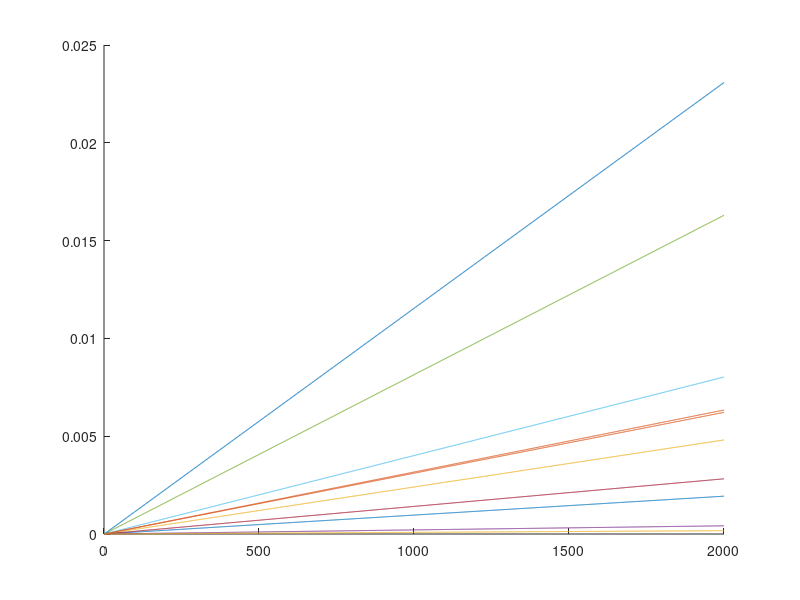

This figure's MATLAB source:
% Desenvolvendo algoritmo para calculo simples TRI
% Ref.: [BOOK] Andrade, TRI Conceitos e Aplicações 
%       http://egov.ufsc.br/portal/sites/default/files/livrotri.pdf
%
% Author: Victor Jatoba
% Date: 11/18/16 [mm/dd/yy]

N = 1000;

% Attributes
betas = rand(1,N); % Generating N randon betas
c = rand(1,N); % Generating N randon betas
a = deal(ones(1,N)); % Generating N randon betas
theta = 1.0;
D = 1;

L = @(theta,a,b,D) D.*a.*(theta-b); % Logistic deviation
Pji = @(theta,a,b,c,D) c + (1 - c).* 1./(1 + exp(-L(theta,a,b,D))); % Logit function ML3
Qji = @(theta,a,b,c,D) 1 - Pji(theta,a,b,c,D);

P_star = @(theta,a,b,D) 1./(1 + exp(-L(theta,a,b,D))); % Logit function ML2
Q_star = @(theta,a,b,D) 1 - P_star(theta,a,b,D);
Wji = @(theta,a,b,c,D) (P_star(theta,a,b,D).*Q_star(theta,a,b,D))./ (Pji(theta,a,b,c,D).*Qji(theta,a,b,c,D)); % Ponderacao

% Log likelihood Function
log_likelihood = @(Y,theta,a,b,c,D) sum(Y.* log(Pji(theta,a,b,c,D)) + (1 - Y).* log(Qji(theta,a,b,c,D)));

% Derivative of theta parameter
derivative_theta = @(Y,theta,a,b,c,D) D.*sum((a.*(1-c)).* (Y-Pji(theta,a,b,c,D)).*Wji(theta,a,b,c,D));

% Derivative of discrimination parameter
derivative_a = @(theta,a,b,c,D) D.* (1-c).* (theta - b).* P_star(theta,a,b,D).* Q_star(theta,a,b,D);

% Derivative of difficult parameter
derivative_b = @(theta,a,b,c,D) -D.* a.* (1-c).* P_star(theta,a,b,D).* Q_star(theta,a,b,D);

% Derivative of guessing parameter
derivative_c = @(theta,a,b,D) Q_star(theta,a,b,D);

% Simulate N user responses known parametes
P = Pji(theta,a,betas,c,D);
Y = P > rand(1,N); % fill the Y vector, that contains the probabilities

% Implementing Gradient method to estimate theta
theta_hat = 0;
alpha = 0.0001;
result = [];
for i=1:2000
   result = [result; [theta_hat log_likelihood(Y, theta_hat, a, betas, c, D)]];
   theta_hat = theta_hat + alpha * derivative_theta(Y, theta_hat, a, betas, c, D);
end
%%%%

% Implementing Gradient method to estimate theta
a_hat = deal(zeros(1,N)); % Initialize vector of N zeros
b_hat = deal(zeros(1,N));
c_hat = deal(zeros(1,N));

alpha = 0.0001;
result_a = [];
result_b = [];
result_c = [];
for i=1:2000
   result_a = [result_a; [a_hat log_likelihood(Y, theta, a_hat, betas, c, D)]];
   a_hat = a_hat + alpha * derivative_a(theta, a_hat, betas, c, D);
   
   result_b = [result_b; [b_hat log_likelihood(Y, theta, a, b_hat, c, D)]];
   b_hat = b_hat + alpha * derivative_b(theta, a, b_hat, c, D);
   
   result_c = [result_c; [c_hat log_likelihood(Y, theta, a, betas,c_hat,D)]];
   c_hat = c_hat + alpha * derivative_c(theta,a,betas,D);
end
%%%%

%{
subplot(2,1,1);
plot(result_a(:,1));
subplot(2,1,2);
plot(result_a(:,2));
%}

figure;
hold on
for i = 1:10
    plot(result_a(:,i))
end
